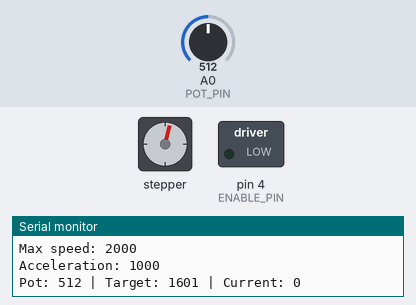
A sketch run on a simulated Arduino Nano Every. Shown: stepper motor, switched loads named in the sketch (green lamp = pin HIGH), the last lines printed to the serial monitor. The test bench sets the inputs (shaded band); at power-on: A0 (POT_PIN) = 512. Stepper angles assume 6400 steps per turn.

Above: at 1.03 s.
1.3 s: A0 (POT_PIN) set to 716
At 4.1 s:
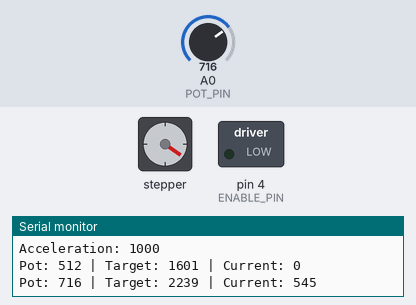
4.3 s: A0 (POT_PIN) set to 900
At 7.0 s:
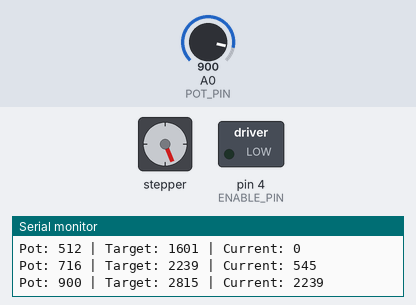
7.3 s: A0 (POT_PIN) set to 1023
At 9.2 s:
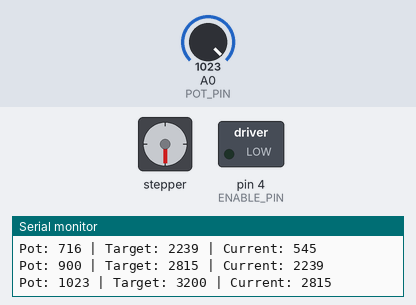
Timing chart, 0 to 10.7 s (numbered marks = the images above; inputs shaded):
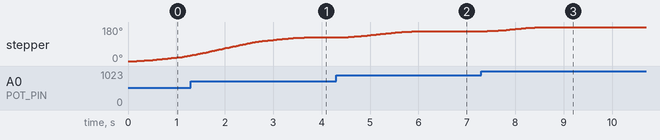

Measured:
- after the input at 4.3 s, stepper: turns 33° clockwise in 1.7 s, starting at once
- after the input at 7.3 s, stepper: turns 22° clockwise in 1.3 s, starting after 0.12 s

The sketch:

neema.ino
```cpp
/*
 * Neema - Potentiometer Controlled Stepper Motor for Blinds Tilt Control
 *
 * This sketch reads a potentiometer value and controls a stepper motor's position
 * to open/close window blind slats via the tilt wand mechanism.
 * The potentiometer position is mapped to the stepper motor's angular position.
 *
 * TESTED HARDWARE CONFIGURATION:
 * - Arduino Nano Every (ATmega4809)
 * - Stepperonline 17HS19-2004S1 NEMA 17 stepper (2.0A, 59Ncm torque)
 * - Pololu DRV8825 stepper driver
 * - 10K potentiometer
 * - 12V battery power (with optional buck converter for Arduino)
 *
 * IMPORTANT - DRV8825 Current Limiting:
 * Must set current limit to ~1.4A (70% of motor's 2.0A rating)
 * Formula: Vref = Current Limit / 2
 * Target Vref = 1.4A / 2 = 0.7V
 * Adjust trimpot on DRV8825 while measuring Vref pin voltage
 *
 * Wiring:
 * - Potentiometer middle pin to A0
 * - Potentiometer outer pins to 5V and GND
 * - DRV8825 STEP pin to digital pin 3
 * - DRV8825 DIR pin to digital pin 2
 * - DRV8825 ENABLE pin to digital pin 4
 * - DRV8825 M0, M1, M2 to configure microstepping (all HIGH = 1/32)
 * - DRV8825 VMOT to 12V battery positive
 * - DRV8825 GND to battery negative
 * - Connect motor coils to DRV8825 A1, A2, B1, B2
 * - Arduino VIN to 12V (or use buck converter to 5V pin)
 */

#include <AccelStepper.h>

// Pin definitions
const int POT_PIN = A0;           // Potentiometer analog input pin
const int STEP_PIN = 3;           // Step pulse pin
const int DIR_PIN = 2;            // Direction pin
const int ENABLE_PIN = 4;         // Enable pin (optional, set to -1 if not used)

// Stepper motor configuration
const int STEPS_PER_REVOLUTION = 200;  // 17HS19-2004S1: 1.8° per step = 200 steps/rev
const int MICROSTEPS = 32;             // DRV8825 with M0,M1,M2 HIGH = 1/32 microstepping
const int TOTAL_STEPS = STEPS_PER_REVOLUTION * MICROSTEPS;  // 6400 steps per revolution

// Motion parameters
const int MAX_SPEED = 2000;        // Maximum steps per second (adjust for smoothness)
const int ACCELERATION = 1000;     // Steps per second^2 (adjust for responsiveness)

// Blinds-specific configuration
// Adjust ROTATION_RANGE to limit travel (180 = half rotation for typical blinds)
// Set to TOTAL_STEPS for full 360° rotation if needed
const int ROTATION_RANGE = TOTAL_STEPS / 2;  // 180° range for blinds tilt

// Potentiometer reading configuration
const int POT_DEADBAND = 5;        // Analog read tolerance to reduce jitter
const int POT_MIN = 0;             // Minimum pot value
const int POT_MAX = 1023;          // Maximum pot value

// Initialize stepper with DRIVER interface (step, direction pins)
AccelStepper stepper(AccelStepper::DRIVER, STEP_PIN, DIR_PIN);

// Variables
int lastPotValue = -1;
int currentPotValue = 0;
long targetPosition = 0;

void setup() {
  Serial.begin(115200);
  Serial.println("Neema - Potentiometer Stepper Controller");
  Serial.println("=========================================");

  // Configure enable pin if used
  if (ENABLE_PIN >= 0) {
    pinMode(ENABLE_PIN, OUTPUT);
    digitalWrite(ENABLE_PIN, LOW);  // Enable driver (active LOW for most drivers)
  }

  // Configure stepper motor
  stepper.setMaxSpeed(MAX_SPEED);
  stepper.setAcceleration(ACCELERATION);
  stepper.setCurrentPosition(0);  // Set current position as zero point

  Serial.println("Setup complete!");
  Serial.print("Steps per revolution: ");
  Serial.println(TOTAL_STEPS);
  Serial.print("Rotation range: ");
  Serial.print(ROTATION_RANGE);
  Serial.print(" steps (");
  Serial.print((ROTATION_RANGE * 360) / TOTAL_STEPS);
  Serial.println(" degrees)");
  Serial.print("Max speed: ");
  Serial.println(MAX_SPEED);
  Serial.print("Acceleration: ");
  Serial.println(ACCELERATION);
  Serial.println();
}

void loop() {
  // Read potentiometer value
  currentPotValue = analogRead(POT_PIN);

  // Only update if the value has changed beyond the deadband
  if (abs(currentPotValue - lastPotValue) > POT_DEADBAND) {
    lastPotValue = currentPotValue;

    // Map potentiometer value to stepper position
    // Map full pot range to configured rotation range (default 180° for blinds)
    targetPosition = map(currentPotValue, POT_MIN, POT_MAX, 0, ROTATION_RANGE);

    // Set new target position
    stepper.moveTo(targetPosition);

    // Print debug information
    Serial.print("Pot: ");
    Serial.print(currentPotValue);
    Serial.print(" | Target: ");
    Serial.print(targetPosition);
    Serial.print(" | Current: ");
    Serial.println(stepper.currentPosition());
  }

  // Run the stepper motor (this must be called frequently)
  stepper.run();
}
```
